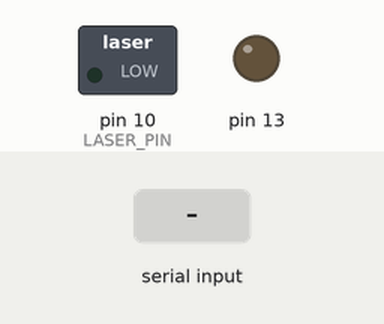
Simulated run of this sketch. Board: Arduino Uno, built with avr-gcc and run on an emulated ATmega328P. On the bench: switched loads named in the sketch (green lamp = pin HIGH), output pins drawn as LEDs (lit = HIGH). The test bench sets the inputs (shaded band). What the sketch prints to the serial monitor is not drawn.

Above: at 1.2 s.
1.3 s: "1\n" received over Serial
At 3.54 s:
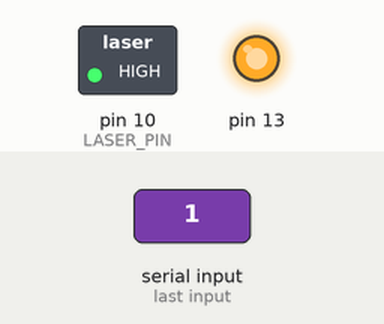
4.3 s: "2\n" received over Serial
At 6.22 s:
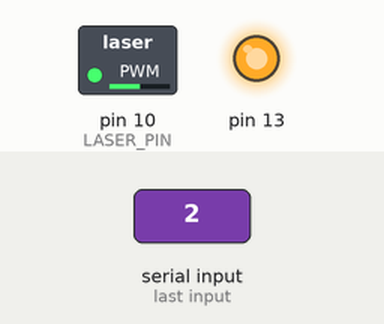
7.3 s: "0\n" received over Serial
At 12.9 s:
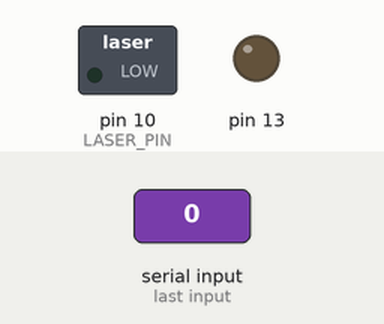
Timing chart, 0 to 14.4 s (numbered marks = the images above; inputs shaded):
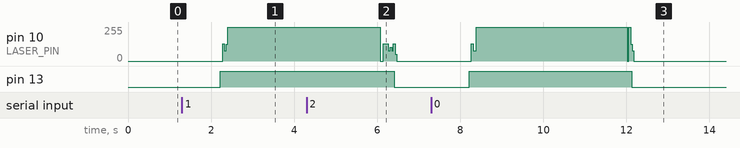

The sketch:

SenderParity.ino
```cpp
#define LASER_PIN 10

int waitMillis = 4;
double frequency = 1 / (waitMillis / 1000);

byte startCode[24] = {1, 0, 1, 0, 1, 0, 1, 0, 1, 0, 1, 0, 1, 0, 1, 0, 1, 0, 1, 0, 0, 0, 0, 0};
byte stopCode[25] = {0, 0, 0, 0, 0, 1, 0, 1, 0, 1, 0, 1, 0, 1, 0, 1, 0, 1, 0, 1, 0, 1, 0, 1, 0};

int bufferSize = 5150;

void laser(int state) {
  digitalWrite(LASER_PIN, state);
}

void sendMsg(uint8_t *input, int len) {
  // OOK
  digitalWrite(13, HIGH);
  // sent startcode
  for (int i = 0; i < 24; i++) {
    laser(startCode[i]);
    delay(waitMillis);
  }

  // send data package
  for (int i = 0; i < len; i++) {
    laser(input[i]);
    delay(waitMillis);
  }

  // sent stopcode
  for (int i = 0; i < 25; i++) {
    laser(stopCode[i]);
    delay(waitMillis);
  }
  digitalWrite(13, LOW);
}

void encode(char *cInput, int len, uint8_t *bytes) {
  // encodes sequence of chars in sequence of bits
  int counter = 0;
  for (int charIdx = 0; charIdx < len; ++charIdx) {
    for (int bitIdx = 7; bitIdx >= 0; --bitIdx) {
      bytes[counter] = (cInput[charIdx] >> bitIdx) & 1;
      Serial.print(bytes[counter]);
      ++counter;
    }
  }
}

void addParityBits(uint8_t *input, int inputLen, uint8_t *output) {
  // adds a parity bit every byte
  int bitCount = 0;
  int outputIdx = 0;
  for (int i = 0; i < inputLen; ++i) {
    if ((i + 1) % 8 == 0) {
      // 8th bit
      output[outputIdx] = input[i];
      if (input[i] == 1) {
        ++bitCount;
      }
      ++outputIdx;
      output[outputIdx] = bitCount % 2;
      bitCount = 0;
    } else {
      // count the 1s in the byte
      if (input[i] == 1) {
        ++bitCount;
      }
      output[outputIdx] = input[i];
    }
    ++outputIdx;
  }
}

void setup() {
  Serial.begin(9600);
  pinMode(LASER_PIN, OUTPUT);
  pinMode(13, OUTPUT);
}

void loop() {
  char inputBuffer[bufferSize];

  // fetch input from serial buffer
  while(!Serial.available());
  int i = 0;

  char temp;
  while((temp = Serial.read()) != '\n') {
    inputBuffer[i] = temp;
    ++i;
  }
  inputBuffer[i] = '\0';
  int bitLen = i * 8;

  // extract message from inputBuffer
  char userInput[i];
  for (int j = 0; j <= i; ++j) {
    userInput[j] = inputBuffer[j];
  }

  // encode message to binary
  uint8_t inputBin[bitLen];
  Serial.print("Message: '");
  Serial.print(userInput);
  Serial.print(" | ");
  encode(userInput, i, inputBin);
  Serial.print("'");

  // add parity bits for error detection
  int parLen = (bitLen + (bitLen / 8));
  uint8_t parBinMsg[(int)parLen];
  addParityBits(inputBin, bitLen, parBinMsg);

  // send message through fso
  sendMsg(parBinMsg, parLen);
  Serial.println(" has been send.");
}
```

Measured:
- after the input at 1.3 s, pin 10 (LASER_PIN): 0/255 → 255/255 after 0.98 s; pin 13: LOW → HIGH after 0.92 s
- after the input at 7.3 s, pin 10 (LASER_PIN): 0/255 → 77/255 after 0.97 s, → 255/255 0.12 s later, → 0/255 3.6 s later; pin 13: LOW → HIGH after 0.91 s, → LOW 3.9 s later
